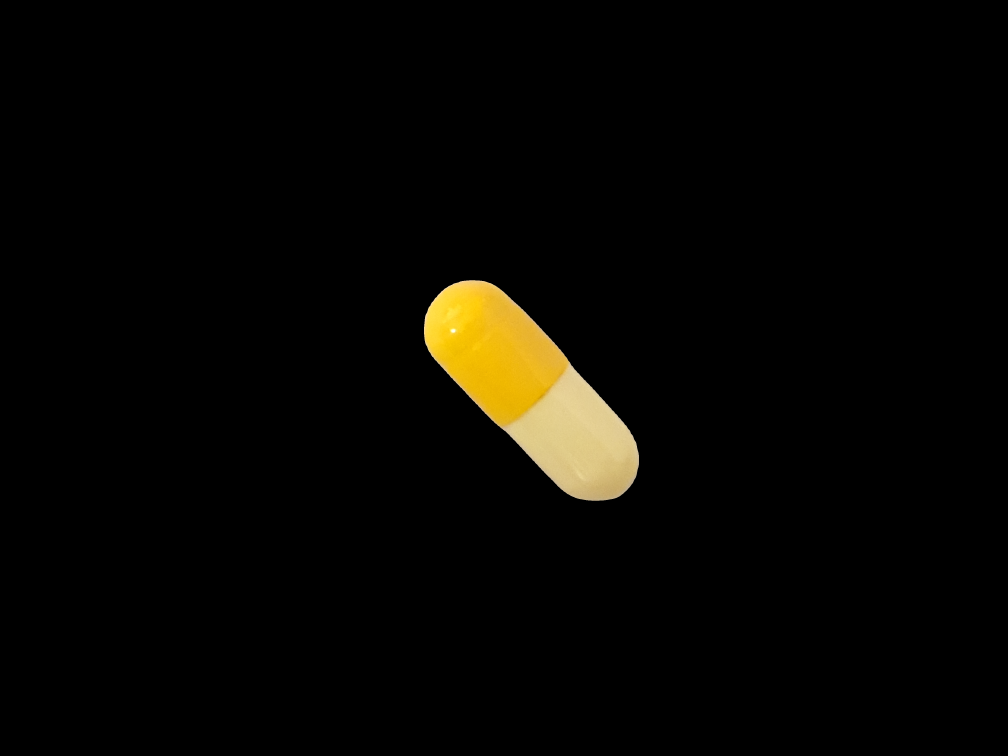
#> input picture test/디아셀캡슐50밀리그램.png, 4032 x 3024 px (shown at 1/4 size)
$ python run_ocr.py --image '../test/디아셀캡슐50밀리그램.png'
#> lines starting #> are read from the running program, lines starting #| are printed output that depends on the picture; after the words box and inside, x2 and y2 are one past the last pixel; in counts of white or black regions, pixels touching at a corner belong together
### python_service/image_io.py
from pathlib import Path

import cv2
import numpy as np


def read_image(path: Path) -> np.ndarray:
    # cv2.imread does not reliably support Korean Windows paths.
    if not path.is_file():
        raise FileNotFoundError(f"Image file not found: {path}")
    encoded = np.fromfile(path, dtype=np.uint8)
    image = cv2.imdecode(encoded, cv2.IMREAD_COLOR) if encoded.size else None
#> image is the input picture: shape (3024, 4032, 3); mean B, G, R 2.5, 6.1, 7.2
    if image is None:
        raise ValueError("Unable to decode image. Use a valid JPEG or PNG image.")
    return image

### python_service/ocr_pipeline.py
import re
from pathlib import Path
from threading import RLock

import cv2
import easyocr
import numpy as np

from python_service.image_io import read_image
from python_service.vision_runtime import timed_stage


class OcrPipeline:
    def __init__(self, languages: list[str] | None = None, use_gpu: bool = False, padding: int = 8) -> None:
        self.languages = languages or ["ko", "en"]
        self.use_gpu = use_gpu
        self.padding = padding
        self._reader_instance = None
        self._lock = RLock()

    def _reader(self) -> easyocr.Reader:
        with self._lock:
            if self._reader_instance is None:
                with timed_stage("ocr_model_load"):
                    self._reader_instance = easyocr.Reader(self.languages, gpu=self.use_gpu)
            return self._reader_instance

    def warmup(self) -> None:
        self._reader()

    def extract(
        self,
        image_path: Path,
        detections: list[dict[str, float | int | str]] | None = None,
        min_chars: int = 2,
    ) -> list[dict[str, float | str | int]]:
        with timed_stage("ocr_image_decode"):
            image = read_image(image_path)

        if not detections:
            image = self._downscale(image)

        if detections:
            regions = [self._clip_bbox(det, image.shape[1], image.shape[0]) for det in detections]
        else:
            h, w = image.shape[:2]
            regions = [{"x1": 0, "y1": 0, "x2": w, "y2": h}]

        raw_candidates: list[dict[str, float | str | int]] = []
        seen_regions: set[tuple[int, int, int, int]] = set()
        for region_idx, region in enumerate(regions):
            region_key = tuple(region[key] for key in ("x1", "y1", "x2", "y2"))
            if region_key in seen_regions:
                continue
            seen_regions.add(region_key)
            crop = image[region["y1"] : region["y2"], region["x1"] : region["x2"]]
            if crop.size == 0:
                continue
            with timed_stage("ocr_preprocess"):
                processed = self._preprocess(crop)
            # easyocr output: [([x1,y1],[x2,y2],[x3,y3],[x4,y4]), text, confidence]
            with self._lock, timed_stage("ocr_inference"):
                ocr_results = self._reader().readtext(processed, detail=1, paragraph=False)
            for _, text, confidence in ocr_results:
                normalized = self._normalize_text(text)
                if len(normalized) < min_chars:
                    continue
                raw_candidates.append(
                    {
                        "text": text.strip(),
                        "normalizedText": normalized,
                        "confidence": round(float(confidence), 4),
                        "regionIndex": region_idx,
                    }
                )

        return self._deduplicate(raw_candidates)

    # [51 lines left out: functions extract_prescription_medicines, _prescription_medicine_name, not called in this run]

    def _downscale(self, image: np.ndarray, max_dimension: int = 1800) -> np.ndarray:
#> called with max_dimension = 1800
        h, w = image.shape[:2]
#> h = 3024; w = 4032
        longest = max(h, w)
#> longest = 4032
        if longest <= max_dimension:
            return image
        scale = max_dimension / longest
#> scale = 0.446
        new_size = (int(w * scale), int(h * scale))
#> new_size = (1800, 1350)
        return cv2.resize(image, new_size, interpolation=cv2.INTER_AREA)

    # [6 lines left out: function _clip_bbox, not called in this run]

    def _preprocess(self, image: np.ndarray) -> np.ndarray:
        gray = cv2.cvtColor(image, cv2.COLOR_BGR2GRAY)
        denoised = cv2.bilateralFilter(gray, d=7, sigmaColor=75, sigmaSpace=75)
        _, binary = cv2.threshold(denoised, 0, 255, cv2.THRESH_BINARY + cv2.THRESH_OTSU)
        return binary

    def _normalize_text(self, text: str) -> str:
        compact = re.sub(r"\s+", "", text.strip())
        return re.sub(r"[^0-9A-Za-z가-힣]", "", compact).upper()

    # [8 lines left out: function _deduplicate, not called in this run]

### python_service/vision_runtime.py
"""Small, dependency-free helpers shared by vision endpoints and benchmarks."""
import logging
import re
import tempfile
from contextlib import contextmanager
from contextvars import ContextVar
from pathlib import Path
from time import perf_counter
from uuid import uuid4

logger = logging.getLogger("uvicorn.error")
request_id = ContextVar("vision_request_id", default="startup")
MAX_IMAGE_BYTES = 30 * 1024 * 1024
VISION_PATHS = frozenset({
    "/infer", "/ocr", "/identify", "/identify-upload", "/classify-pill",
    "/classify-pills", "/prescription-ocr", "/prescription-ocr-upload",
})


@contextmanager
def timed_stage(stage: str):
    started = perf_counter()
    outcome = "ok"
    try:
        yield
    except BaseException:
        outcome = "error"
        raise
    finally:
        logger.info("vision request_id=%s stage=%s elapsed_ms=%.2f outcome=%s",
                    request_id.get(), stage, (perf_counter() - started) * 1000, outcome)


class ImageTooLarge(ValueError):
    pass


# [19 lines left out: function save_upload, not called in this run]


class VisionTimingMiddleware:
    """Measure the entire ASGI exchange, including multipart receipt and response send."""
    def __init__(self, app):
        self.app = app

    async def __call__(self, scope, receive, send):
        if scope["type"] != "http" or scope["path"] not in VISION_PATHS:
            await self.app(scope, receive, send)
            return
        incoming = dict(scope.get("headers", [])).get(b"x-request-id", b"").decode("ascii", errors="ignore")
        trace = incoming if re.fullmatch(r"[A-Za-z0-9-]{1,64}", incoming) else str(uuid4())
        token = request_id.set(trace)
        started = perf_counter()
        received_bytes = 0
        receive_ms = 0.0
        status = 500

        async def measured_receive():
            nonlocal received_bytes, receive_ms
            before = perf_counter()
            message = await receive()
            receive_ms += (perf_counter() - before) * 1000
            received_bytes += len(message.get("body", b""))
            return message

        async def measured_send(message):
            nonlocal status
            if message["type"] == "http.response.start":
                status = message["status"]
                message = {**message, "headers": [*message.get("headers", []), (b"x-request-id", trace.encode())]}
            await send(message)

        try:
            await self.app(scope, measured_receive, measured_send)
        finally:
            logger.info("vision request_id=%s stage=api_total path=%s status=%s elapsed_ms=%.2f upload_bytes=%s receive_wait_ms=%.2f",
                        trace, scope["path"], status, (perf_counter() - started) * 1000, received_bytes, receive_ms)
            request_id.reset(token)

### python_service/run_ocr.py
import argparse
import json
from pathlib import Path

from python_service.inference import YoloInferenceEngine
from python_service.ocr_pipeline import OcrPipeline


def default_model_path() -> Path:
    return Path(__file__).resolve().parent.parent / "models" / "pill_detect" / "yolo11n" / "best.pt"


def main() -> None:
    parser = argparse.ArgumentParser(description="Run OCR pipeline for SafePill")
    parser.add_argument("--image", required=True, help="Path to image file")
    parser.add_argument("--model", default=str(default_model_path()), help="YOLO model path")
    parser.add_argument("--use-detections", action="store_true", help="Crop OCR regions with YOLO detections")
    parser.add_argument("--medicines-only", action="store_true", help="Read only medicine names from a pharmacy printout")
    args = parser.parse_args()

    image_path = Path(args.image)
    if not image_path.exists():
        raise FileNotFoundError(f"Image file not found: {image_path}")

    detections = None
    if args.use_detections and not args.medicines_only:
        yolo = YoloInferenceEngine(model_path=Path(args.model))
        detections = yolo.detect(image_path)

    pipeline = OcrPipeline()
    result = (pipeline.extract_prescription_medicines(image_path=image_path)
              if args.medicines_only else pipeline.extract(image_path=image_path, detections=detections))
#> the loop in extract, `for region_idx, region in enumerate(regions):` made 1 pass
#> pass 1, in _preprocess, `gray = cv2.cvtColor(image, cv2.COLOR_BGR2GRAY)`:
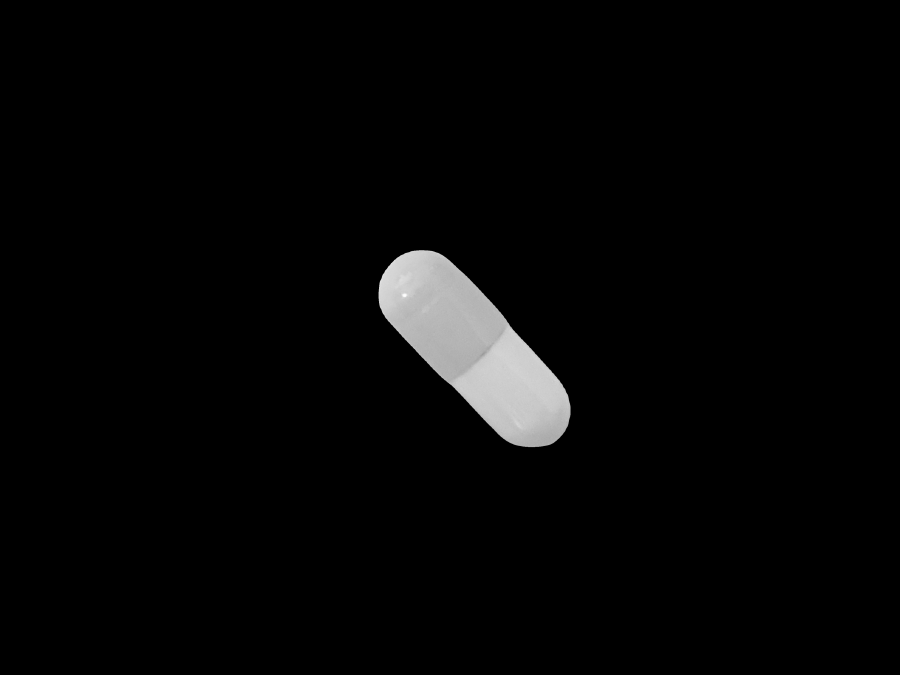
#> gray: shape (1350, 1800) (shown at 1/2 size); min 0, max 254, mean 6
#> pass 1, in _preprocess, `_, binary = cv2.threshold(denoised, 0, 255, cv2.THRESH_BINARY + cv2.TH..`:
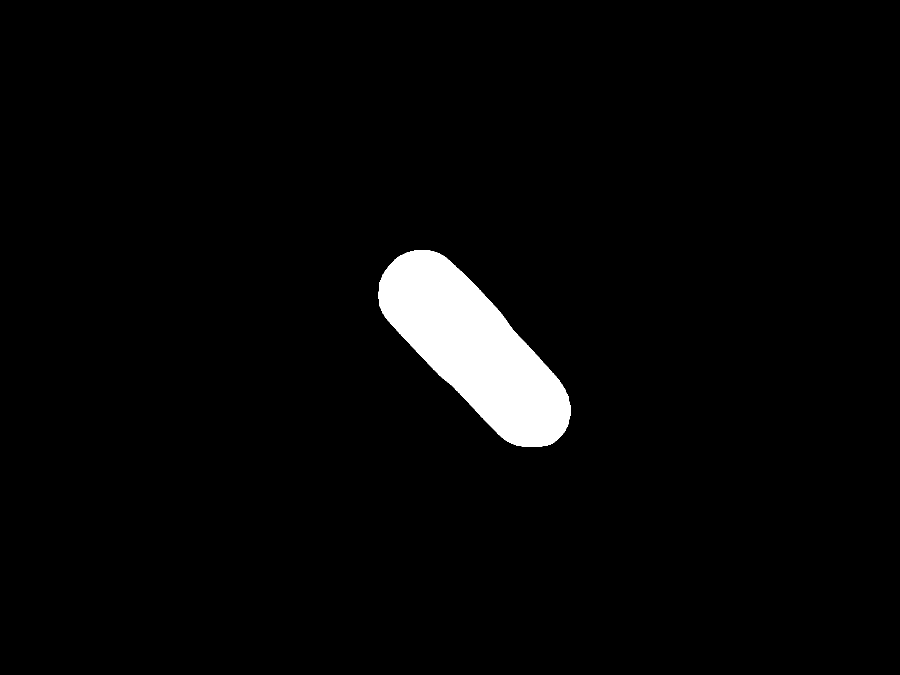
#> binary: shape (1350, 1800) (shown at 1/2 size); 3.1% white; 1 white region, box (x1, y1, x2, y2) and area: (757, 500, 1141, 894) 75813
#> after the loop in extract, `for region_idx, region in enumerate(regions):`: raw_candidates = []; seen_regions = 1 item
    print(json.dumps({"status": "ok" if result else "no_text", "candidates": result}, ensure_ascii=False))


if __name__ == "__main__":
    main()
#> (the call stopped at in _reader, `self._reader_instance = easyocr.Reader(self.languages, gpu=self.use_gpu)`: easyocr is not available in this run)
